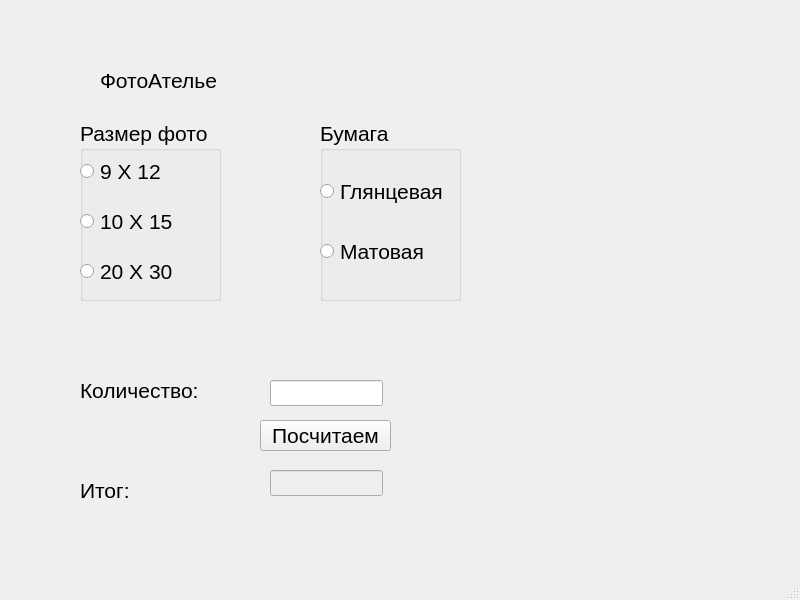
<?xml version="1.0" encoding="UTF-8"?>
<ui version="4.0">
 <class>MainWindow</class>
 <widget class="QMainWindow" name="MainWindow">
  <property name="geometry">
   <rect>
    <x>0</x>
    <y>0</y>
    <width>800</width>
    <height>600</height>
   </rect>
  </property>
  <property name="windowTitle">
   <string>MainWindow</string>
  </property>
  <widget class="QWidget" name="centralwidget">
   <widget class="QLabel" name="label">
    <property name="geometry">
     <rect>
      <x>100</x>
      <y>60</y>
      <width>131</width>
      <height>41</height>
     </rect>
    </property>
    <property name="font">
     <font>
      <pointsize>16</pointsize>
     </font>
    </property>
    <property name="text">
     <string>ФотоАтелье</string>
    </property>
   </widget>
   <widget class="QLabel" name="label_4">
    <property name="geometry">
     <rect>
      <x>80</x>
      <y>370</y>
      <width>131</width>
      <height>41</height>
     </rect>
    </property>
    <property name="font">
     <font>
      <pointsize>16</pointsize>
     </font>
    </property>
    <property name="text">
     <string>Количество:</string>
    </property>
   </widget>
   <widget class="QLabel" name="label_5">
    <property name="geometry">
     <rect>
      <x>80</x>
      <y>470</y>
      <width>61</width>
      <height>41</height>
     </rect>
    </property>
    <property name="font">
     <font>
      <pointsize>16</pointsize>
     </font>
    </property>
    <property name="text">
     <string>Итог:</string>
    </property>
   </widget>
   <widget class="QLineEdit" name="Kol">
    <property name="geometry">
     <rect>
      <x>270</x>
      <y>380</y>
      <width>113</width>
      <height>26</height>
     </rect>
    </property>
    <property name="font">
     <font>
      <pointsize>16</pointsize>
     </font>
    </property>
   </widget>
   <widget class="QLineEdit" name="Result">
    <property name="enabled">
     <bool>false</bool>
    </property>
    <property name="geometry">
     <rect>
      <x>270</x>
      <y>470</y>
      <width>113</width>
      <height>26</height>
     </rect>
    </property>
    <property name="font">
     <font>
      <pointsize>16</pointsize>
     </font>
    </property>
   </widget>
   <widget class="QGroupBox" name="Foto">
    <property name="geometry">
     <rect>
      <x>80</x>
      <y>120</y>
      <width>141</width>
      <height>181</height>
     </rect>
    </property>
    <property name="font">
     <font>
      <pointsize>16</pointsize>
     </font>
    </property>
    <property name="title">
     <string>Размер фото</string>
    </property>
    <widget class="QRadioButton" name="x9x12">
     <property name="geometry">
      <rect>
       <x>0</x>
       <y>40</y>
       <width>110</width>
       <height>23</height>
      </rect>
     </property>
     <property name="text">
      <string>9 X 12</string>
     </property>
    </widget>
    <widget class="QRadioButton" name="x10x15">
     <property name="geometry">
      <rect>
       <x>0</x>
       <y>90</y>
       <width>110</width>
       <height>23</height>
      </rect>
     </property>
     <property name="text">
      <string>10 X 15</string>
     </property>
    </widget>
    <widget class="QRadioButton" name="x20x30">
     <property name="geometry">
      <rect>
       <x>0</x>
       <y>140</y>
       <width>110</width>
       <height>23</height>
      </rect>
     </property>
     <property name="text">
      <string>20 X 30</string>
     </property>
    </widget>
   </widget>
   <widget class="QGroupBox" name="Peper">
    <property name="geometry">
     <rect>
      <x>320</x>
      <y>120</y>
      <width>141</width>
      <height>181</height>
     </rect>
    </property>
    <property name="font">
     <font>
      <pointsize>16</pointsize>
     </font>
    </property>
    <property name="title">
     <string>Бумага</string>
    </property>
    <widget class="QRadioButton" name="glinec">
     <property name="geometry">
      <rect>
       <x>0</x>
       <y>60</y>
       <width>131</width>
       <height>23</height>
      </rect>
     </property>
     <property name="text">
      <string>Глянцевая</string>
     </property>
    </widget>
    <widget class="QRadioButton" name="mat">
     <property name="geometry">
      <rect>
       <x>0</x>
       <y>120</y>
       <width>111</width>
       <height>23</height>
      </rect>
     </property>
     <property name="text">
      <string>Матовая</string>
     </property>
    </widget>
   </widget>
   <widget class="QPushButton" name="pushButton">
    <property name="geometry">
     <rect>
      <x>260</x>
      <y>420</y>
      <width>131</width>
      <height>31</height>
     </rect>
    </property>
    <property name="font">
     <font>
      <pointsize>16</pointsize>
     </font>
    </property>
    <property name="text">
     <string>Посчитаем</string>
    </property>
   </widget>
  </widget>
  <widget class="QMenuBar" name="menubar">
   <property name="geometry">
    <rect>
     <x>0</x>
     <y>0</y>
     <width>800</width>
     <height>23</height>
    </rect>
   </property>
  </widget>
  <widget class="QStatusBar" name="statusbar"/>
 </widget>
 <resources/>
 <connections/>
</ui>
